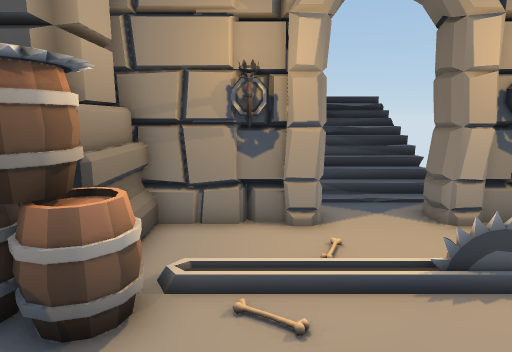
View 1 (above)

15 first-person views from a walk through a Unity game level. The camera is 1.3 m above the floor, tilts 10° down and sees 75° across. Doors are open. The floor is counted in squares, 0.5 m on a side. Each view is taken from the middle of a square. On the plan, view 1 faces up. The plan holds only what a view shows up to about 20 squares ahead; the rest is blank. The place goes on beyond the plan.

View 2
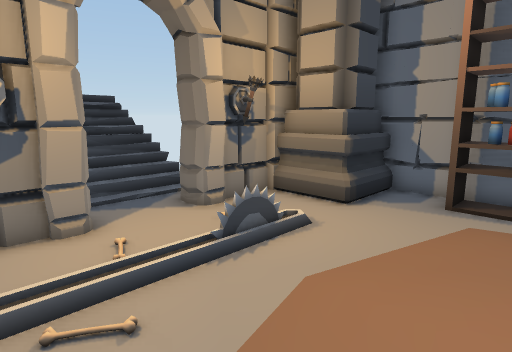

View 3
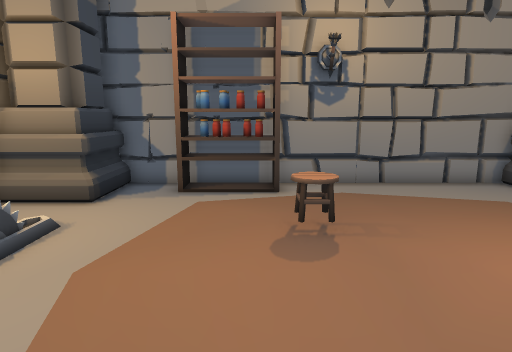

View 4
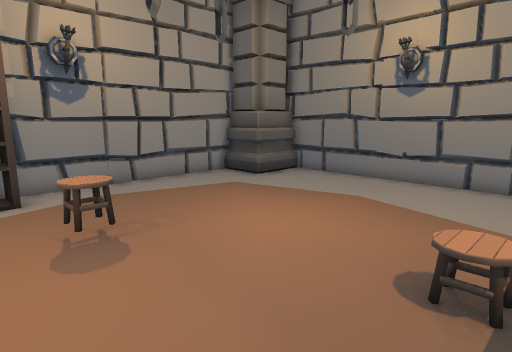

View 5
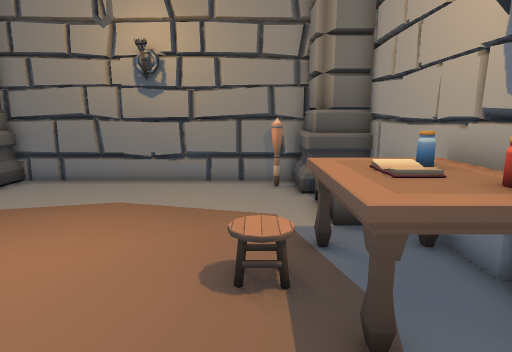

View 6
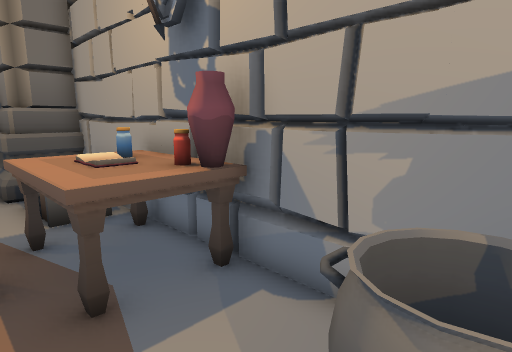

View 7
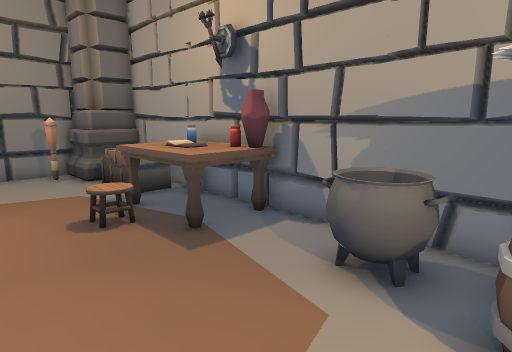

View 8
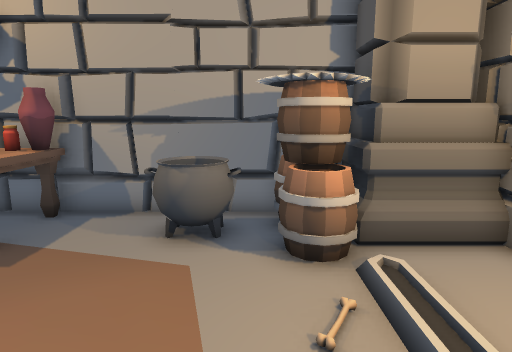

View 9
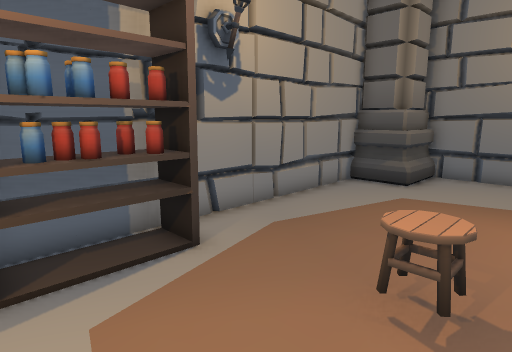

View 10
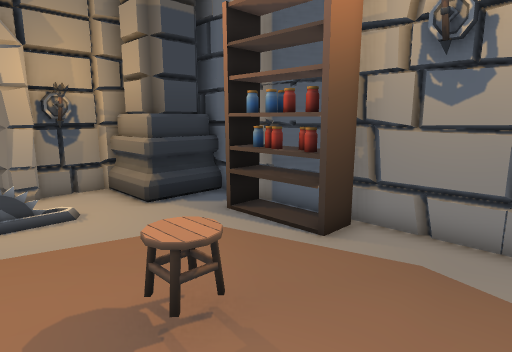

View 11
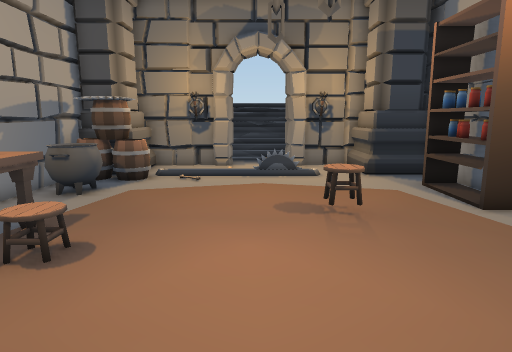

View 12
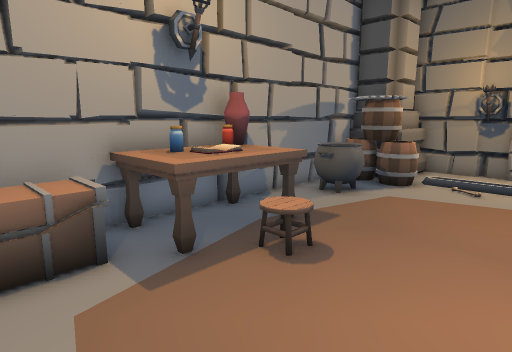

View 13
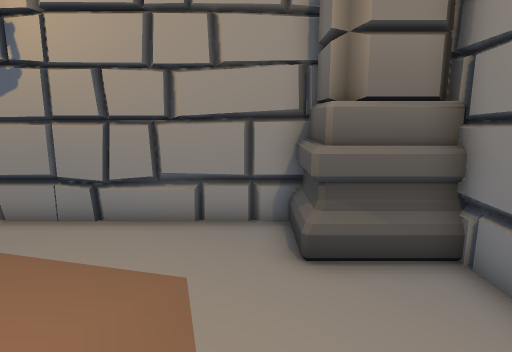

View 14
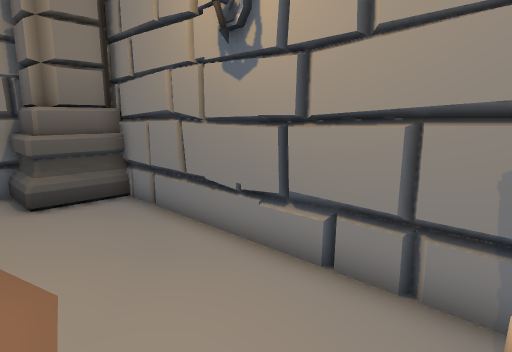

View 15
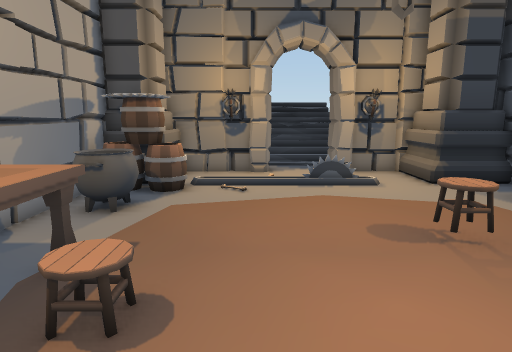

### Floor plan
Key: @ floor where view 1 was taken; # wall or solid block; . floor; D open door; C column; T torch; B barrel; S shelf; P potion; H chair; A table; K books; U cauldron; E pot; O other object.
Columns run from 5 left of view 1 to 11 right of it. Each row starts with its distance up from view 1.
  9      ###.#####
  8  CC####DDDDT##C
  7   C....DDDD..CC C
  6 CCC.....DDD..CCCC
  5 #BBB.....O...CCC#
  4 #BBB............#
  3 #OU............##
  2 #UU....    ...SP#
  1 #UU..        .SP#
  0 #....@        SP#
 -1 #...      HH  .##
 -2 #EAA      HH  ..#
 -3 #PAA          ..#
 -4 #KKA          ..#
 -5 #PKA    .     ..#
 -6 #.AA          ..#
 -7 #OO.         ...#
 -8 # O....    .....#
 -9 # O.............#
-10 #CC...........CC#
-11 #CCO..........CCC
-12   CO .........C
-13   ##############

Where each view was taken, in squares from view 1:
view 1: 0 up, 0 right, facing up
view 2: 0 up, 1 left, facing up-right
view 3: 0 up, 2 left, facing right
view 4: 1 up, 2 left, facing down-right
view 5: 1 up, 1 left, facing down
view 6: 2 up, 1 left, facing down-left
view 7: 4 up, 2 right, facing down-left
view 8: 3 up, 4 right, facing left
view 9: 3 up, 4 right, facing down-right
view 10: 5 down, 3 right, facing up-right
view 11: 10 down, 3 right, facing up
view 12: 9 down, 3 right, facing up-left
view 13: 9 down, 3 right, facing right
view 14: 8 down, 2 left, facing down-right
view 15: 8 down, 1 right, facing up
